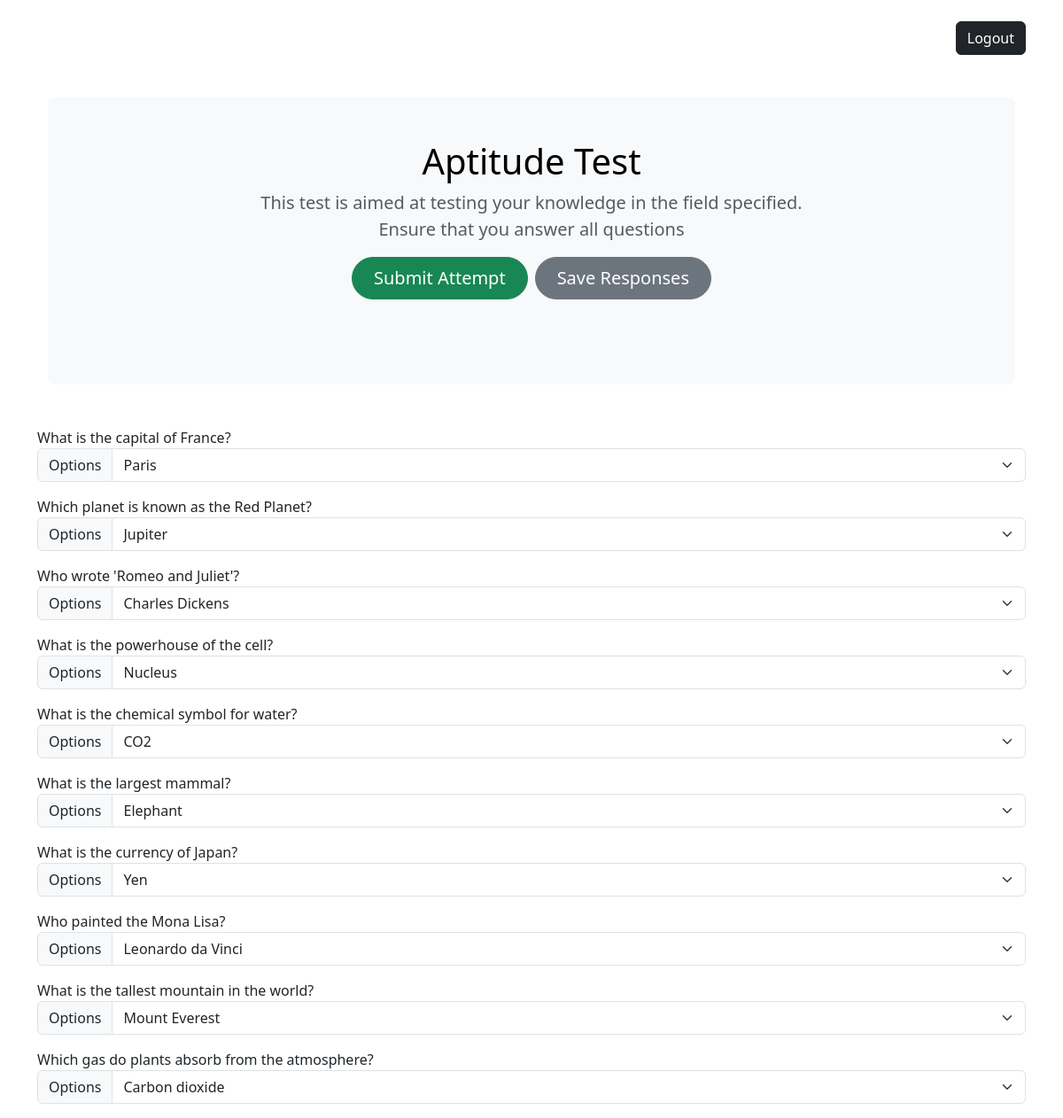
The app's page /jobs/1/aptitude_test (signed in) with its own data.
### Main/models.py (models this page shows, shortened)
class AptitudeQuestion(models.Model):
    question = models.CharField(max_length=1024, null=False, blank=False)
    option_a = models.CharField(max_length=1024, null=False, blank=False)
    option_b = models.CharField(max_length=1024, null=False, blank=False)
    option_c = models.CharField(max_length=1024, null=False, blank=False)
    option_d = models.CharField(max_length=1024, null=False, blank=False)
    CHOICES = enumerate(("A", "B", "C", "D"))
    correct_option = models.IntegerField(choices=CHOICES)
    def get_options(self) -> tuple:
        return (self.option_a, self.option_b, self.option_c, self.option_d)
    class Meta:
        verbose_name = "Aptitude Test Question"
        verbose_name_plural = "Aptitude Test Questions"

### Main/views.py (the view, shortened to what this page needs)
# urls.py: path("aptitude_test", aptitude_test, name="aptitude_test"),
@login_required
@cv_required
def aptitude_test(request, pk):
    if request.method == "GET":
        aptitude_questions = AptitudeQuestion.objects.all()
        job = Job.objects.get(pk=pk)
        completed_attempts = AptitudeAttempt.objects.filter(
            user=request.user, job=job)
        completed_attempts_dict = {}
        for attempt in completed_attempts:
            completed_attempts_dict[attempt.question_id] = attempt.answer
        return render(request, "aptitude.html", {
            "questions": aptitude_questions,
            "job_id": pk,
            "completed_attempts": completed_attempts_dict
        })
    return HttpResponseRedirect(reverse("personality_test", args=[pk]))

### Main/templatetags/custom.py (called while the page is built)
@register.filter
def lookup(d: dict, key):
    return d.get(key, None)

### Main/utils.py (called while the page is built)
def cv_required(view_func):
    @wraps(view_func)
    def _wrapped_view(request, *args, **kwargs):
        if not is_cv_complete(request.user):
            messages.error(request, "Please complete your CV first.")
            return redirect(reverse('cv', args=args, kwargs=kwargs))
        return view_func(request, *args, **kwargs)
    return _wrapped_view

def is_cv_complete(user):
    return CV.objects.filter(user=user).exists()

### Main/templates/aptitude.html (shortened to what this page needs)
{% extends "partials/shared.html" %}
{% load custom %}
{% block main %}
<div>
  <div class="container my-5">
    <div class="p-5 text-center bg-body-tertiary rounded-3">
      <h1 class="text-body-emphasis">Aptitude Test</h1>
      <p class="col-lg-8 mx-auto fs-5 text-muted">
        This test is aimed at testing your knowledge in the field specified. Ensure that you answer all questions
      </p>
      <div class="d-inline-flex gap-2 mb-5">
        <button class="d-inline-flex align-items-center btn btn-success btn-lg px-4 rounded-pill" id="submitResponses" type="button">
          Submit Attempt
        </button>
        <button class="d-inline-flex align-items-center btn btn-secondary btn-lg px-4 rounded-pill" id="saveResponses" type="button">
          Save Responses
        </button>
      </div>
    </div>
  </div>
  <form action="{% url 'aptitude_test' job_id %}" method="post">
    {% for question in questions %}
      <label for="question_{{ question.pk }}">{{ question.question }}</label>
      <div class="input-group mb-3">
        <label class="input-group-text" for="question_{{ question.pk }}">Options</label>
        <select class="form-select" id="question_{{ question.pk }}" name="{{ question.pk }}">
          {% for option in question.get_options %}
            {% if question.pk in completed_attempts %}
              {% if completed_attempts|lookup:question.pk == forloop.counter0 %}
                <option value="{{ forloop.counter0 }}" selected>{{ option }}</option>
              {% else %}
                <option value="{{ forloop.counter0 }}">{{ option }}</option>
              {% endif %}
            {% else %}
              <option value="{{ forloop.counter0 }}">{{ option }}</option>
            {% endif %}
          {% endfor %}
        </select>
      </div>
    {% endfor %}
  </form>
</div>
{% endblock %}

### records on screen
AptitudeQuestion: question "What is the capital of France?", option_a+option_b+option_c "Paris"
AptitudeQuestion: question "Which planet is known as the Red Planet?", option_a+option_b+option_c "Jupiter"
AptitudeQuestion: question "Who wrote 'Romeo and Juliet'?", option_a+option_b+option_c "Charles Dickens"
AptitudeQuestion: question "What is the powerhouse of the cell?", option_a+option_b+option_c "Nucleus"
AptitudeQuestion: question "What is the chemical symbol for water?", option_a+option_b+option_c "CO2"
AptitudeQuestion: question "What is the largest mammal?", option_a+option_b+option_c "Elephant"
AptitudeQuestion: question "What is the currency of Japan?", option_a+option_b+option_c "Yen"
AptitudeQuestion: question "Who painted the Mona Lisa?", option_a+option_b+option_c "Leonardo da Vinci"
AptitudeQuestion: question "What is the tallest mountain in the world?", option_a+option_b+option_c "Mount Everest"
AptitudeQuestion: question "Which gas do plants absorb from the atmosphere?", option_a+option_b+option_c "Carbon dioxide"
